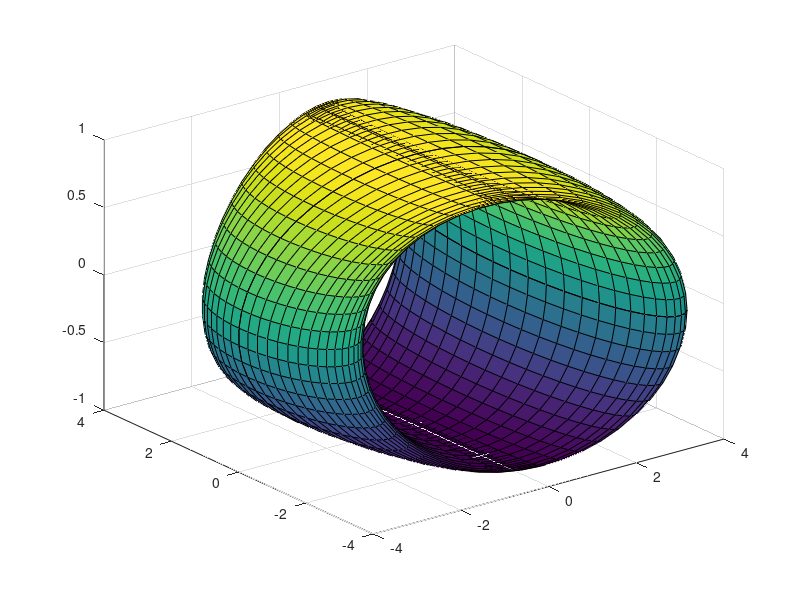
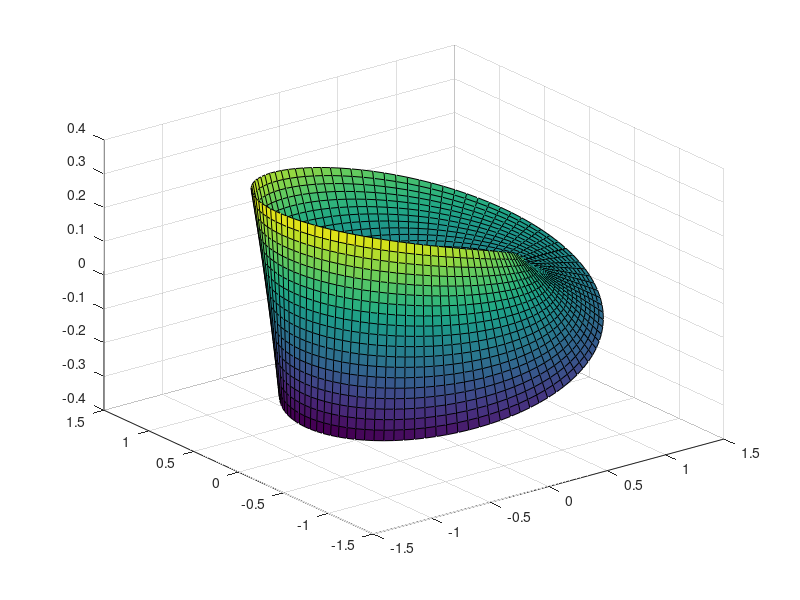
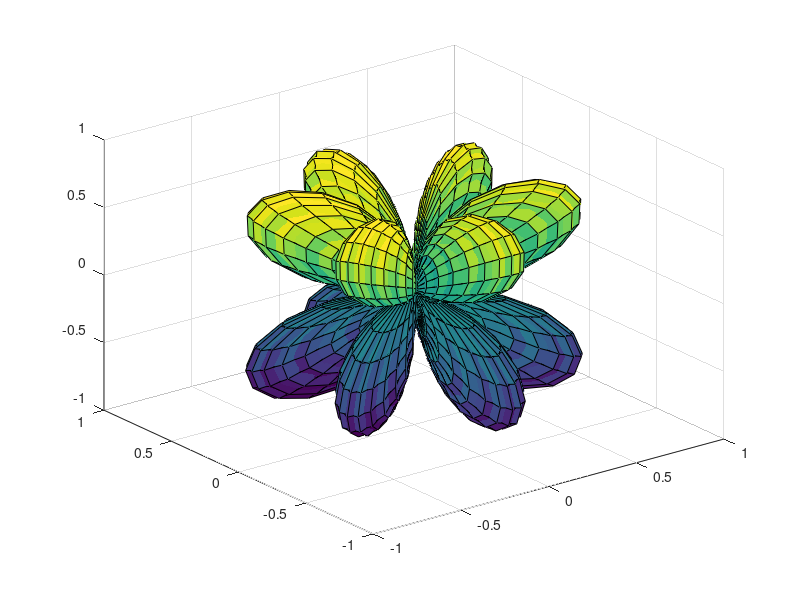
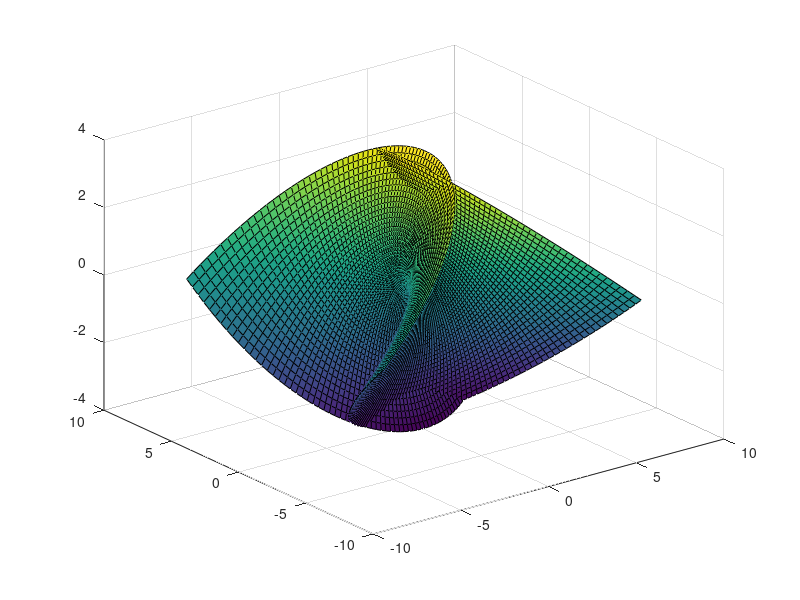

The MATLAB script that drew these images, in order:
clc;clear all;close all;
%torus
a=linspace(0,2*pi,50);
b=linspace(0,2*pi,50);
[a,b]=meshgrid(a,b);
x=(3+cos(a)).*cos(b);
y=(3+cos(b)).*sin(a);
z=sin(b);
surf(x,y,z);
figure
%mobius strip
u=linspace(0,2*pi,100);
v=linspace(-0.3,0.3,20);
[u,v]=meshgrid(u,v);
x=(1+v.*cos(u/2)).*cos(u);
y=(1+v.*cos(u/2)).*sin(u);
z=v.*sin(u/2);
surf(x,y,z);
figure
%spherical harmonics
r=abs(sin(3*a).*sin(2*b));
x=r.*sin(b).*cos(a);
y=r.* sin(b).*sin(a);
z=r.*cos(b);
surf(x,y,z);
figure
%enneper surface
u=linspace(-2, 2,90);
v=linspace(-2, 2,90);
[u,v]=meshgrid(u,v);
x=u-(u.^3)/3+u.*v.^2;
y=v-(v.^3)/3+v.*u.^2;
z=u.^2-v.^2;
surf(x,y,z);
figure
%parametric heart surface
x=16*sin(u).^3;
y=13*cos(u)-5*cos(2*u)-2*cos(3*u)-cos(4*u);
z=v;
surf(x,y,z);
